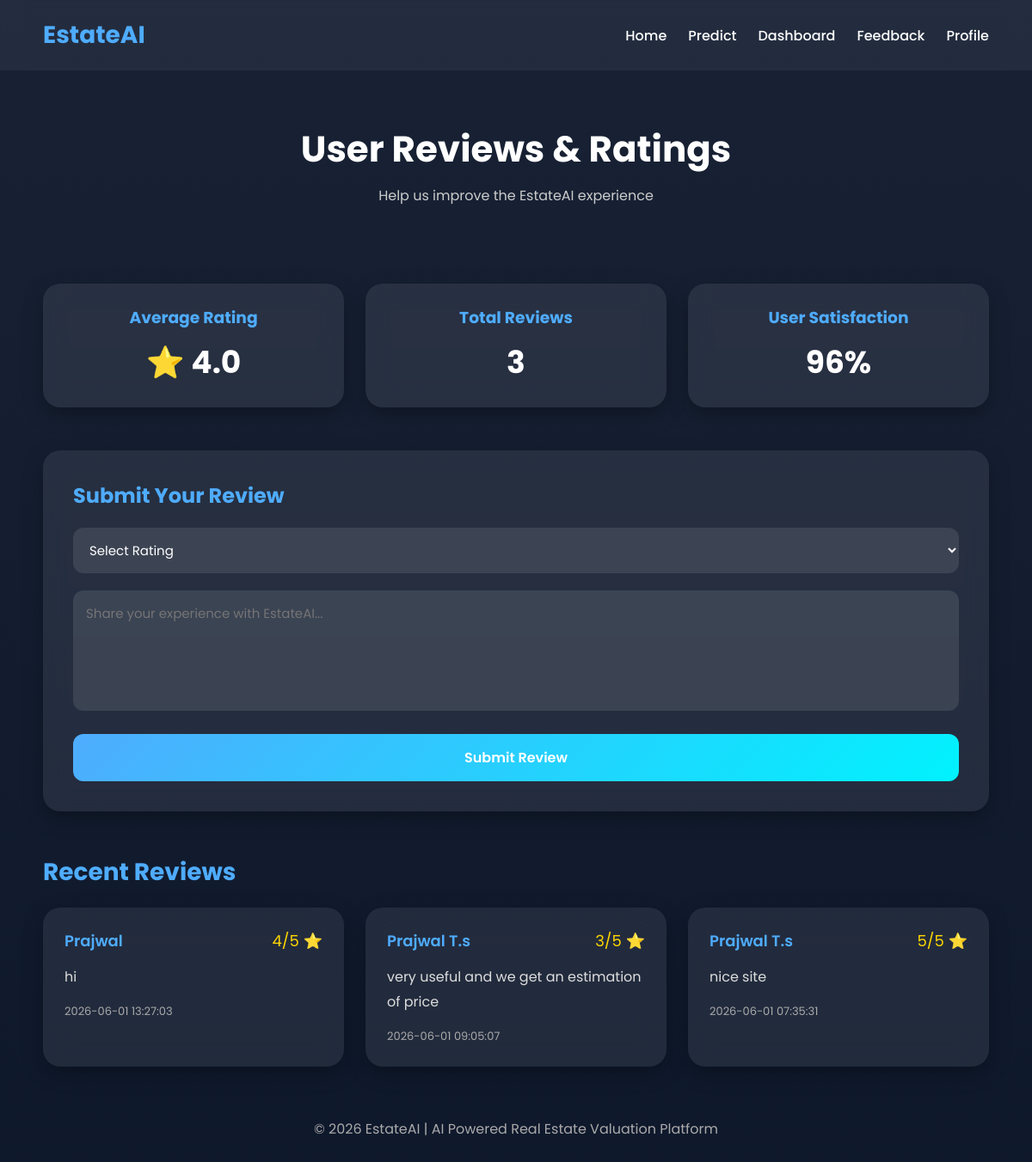
Page /feedback (signed in) on the committed database.
### tables this page shows
CREATE TABLE feedback(

    id INTEGER PRIMARY KEY AUTOINCREMENT,

    user_id INTEGER,

    rating INTEGER NOT NULL,

    review TEXT NOT NULL,

    created_at TIMESTAMP DEFAULT CURRENT_TIMESTAMP,

    FOREIGN KEY(user_id)
    REFERENCES users(id)

);

CREATE TABLE users(
    id INTEGER PRIMARY KEY AUTOINCREMENT,
    fullname TEXT NOT NULL,
    email TEXT UNIQUE NOT NULL,
    phone TEXT,
    password TEXT NOT NULL
);

### app.py (the view, shortened to what this page needs)
@app.route(
'/feedback',
methods=['GET','POST']
)
def feedback():
    if 'user_id' not in session:
        return redirect('/login')
    conn = sqlite3.connect(
        'database.db'
    )
    conn.row_factory = sqlite3.Row
    reviews = conn.execute("""

    SELECT

    feedback.*,
    users.fullname

    FROM feedback

    JOIN users

    ON feedback.user_id =
    users.id

    ORDER BY feedback.id DESC

    """).fetchall()
    avg_rating = conn.execute("""

    SELECT AVG(rating)
    FROM feedback

    """).fetchone()[0]
    total_reviews = conn.execute("""

    SELECT COUNT(*)
    FROM feedback

    """).fetchone()[0]
    conn.close()
    return render_template(
        'feedback.html',
        reviews=reviews,
        avg_rating=
        round(avg_rating or 0,1),
        total_reviews=
        total_reviews
    )

### templates/feedback.html (shortened to what this page needs)
<!DOCTYPE html>
<html lang="en">
<head>
</head>
<body>
<nav class="navbar">
<div class="logo">
EstateAI
</div>
<div class="nav-links">
<a href="/home">Home</a>
<a href="/prediction">Predict</a>
<a href="/dashboard">Dashboard</a>
<a href="/feedback">Feedback</a>
<a href="/profile">Profile</a>
</div>
</nav>
<section class="hero">
<h1>User Reviews & Ratings</h1>
<p>
Help us improve the EstateAI experience
</p>
</section>
<div class="stats-grid">
<div class="stat-card">
<h3>Average Rating</h3>
<h1>⭐ {{ avg_rating }}</h1>
</div>
<div class="stat-card">
<h3>Total Reviews</h3>
<h1>{{ total_reviews }}</h1>
</div>
<div class="stat-card">
<h3>User Satisfaction</h3>
<h1>96%</h1>
</div>
</div>
<div class="form-section">
<h2>Submit Your Review</h2>
<form method="POST">
<div class="form-group">
<select name="rating" required>
<option value="">
Select Rating
</option>
</select>
</div>
<div class="form-group">
<textarea
name="review"
placeholder="Share your experience with EstateAI..."
required></textarea>
</div>
<button type="submit" class="submit-btn">
Submit Review
</button>
</form>
</div>
<div class="review-section">
<h2 class="review-title">
Recent Reviews
</h2>
<div class="review-grid">
{% for review in reviews %}
<div class="review-card">
<div class="review-header">
<div class="review-name">
{{ review['fullname'] }}
</div>
<div class="review-rating">
{{ review['rating'] }}/5 ⭐
</div>
</div>
<div class="review-text">
{{ review['review'] }}
</div>
<div class="review-date">
{{ review['created_at'] }}
</div>
</div>
{% endfor %}
</div>
</div>
<div class="footer">
© 2026 EstateAI | AI Powered Real Estate Valuation Platform
</div>
</body>
</html>

### templates/feedback.html (style rules this page uses)
* { margin:0; padding:0; box-sizing:border-box; font-family:'Poppins',sans-serif; }
body { background: linear-gradient( rgba(5,15,35,.92), rgba(5,15,35,.96) ), url('https://images.unsplash.com/photo-1560518883-ce09059eeffa?w=1920'); background-size:cover; background-position:center; background-attachment:fixed; color:white; min-height:100vh; }
.navbar { display:flex; justify-content:space-between; align-items:center; padding:20px 50px; background:rgba(255,255,255,.05); backdrop-filter:blur(15px); position:sticky; top:0; z-index:1000; }
.logo { font-size:28px; font-weight:700; color:#4facfe; }
.nav-links { display:flex; gap:25px; flex-wrap:wrap; }
.nav-links a { color:white; text-decoration:none; font-weight:500; transition:.3s; }
.hero { text-align:center; padding:60px 20px; }
.hero h1 { font-size:42px; margin-bottom:10px; }
.hero p { color:#ccc; }
.stats-grid { display:grid; grid-template-columns: repeat(auto-fit,minmax(250px,1fr)); gap:25px; padding:30px 50px; }
.stat-card { background:rgba(255,255,255,.08); padding:25px; border-radius:20px; text-align:center; backdrop-filter:blur(15px); box-shadow: 0 8px 25px rgba(0,0,0,.3); transition:.3s; }
.stat-card h3 { color:#4facfe; margin-bottom:10px; }
.stat-card h1 { font-size:36px; }
.form-section { margin:20px 50px; background:rgba(255,255,255,.08); padding:35px; border-radius:20px; backdrop-filter:blur(15px); box-shadow: 0 8px 25px rgba(0,0,0,.3); }
.form-section h2 { margin-bottom:20px; color:#4facfe; }
.form-group { margin-bottom:20px; }
select, textarea { width:100%; padding:15px; border:none; outline:none; border-radius:12px; background:rgba(255,255,255,.1); color:white; font-size:15px; }
select option { color:black; }
textarea { height:140px; resize:none; }
.submit-btn { width:100%; padding:15px; border:none; border-radius:12px; background: linear-gradient( 135deg, #4facfe, #00f2fe ); color:white; font-size:16px; font-weight:600; cursor:pointer; transition:.3s; }
.review-section { padding:30px 50px; }
.review-title { margin-bottom:20px; font-size:28px; color:#4facfe; }
.review-grid { display:grid; grid-template-columns: repeat(auto-fit,minmax(350px,1fr)); gap:25px; }
.review-card { background:rgba(255,255,255,.08); padding:25px; border-radius:20px; backdrop-filter:blur(15px); box-shadow: 0 8px 25px rgba(0,0,0,.3); transition:.3s; }
.review-header { display:flex; justify-content:space-between; align-items:center; margin-bottom:15px; }
.review-name { font-size:18px; font-weight:600; color:#4facfe; }
.review-rating { font-size:18px; color:#FFD700; }
.review-text { line-height:1.8; color:#ddd; margin-bottom:15px; }
.review-date { font-size:13px; color:#aaa; }
.footer { text-align:center; padding:30px; color:#aaa; }

### rows in the picture
feedback: fullname "Prajwal", rating "4", review "hi", created_at "2026-06-01 13:27:03"
feedback: fullname "Prajwal T.s", rating "3", review "very useful and we get an estimation of price", created_at "2026-06-01 09:05:07"
feedback: fullname "Prajwal T.s", rating "5", review "nice site", created_at "2026-06-01 07:35:31"

### other values in the picture
{{ avg_rating }} "4.0"
{{ total_reviews }} "3"
